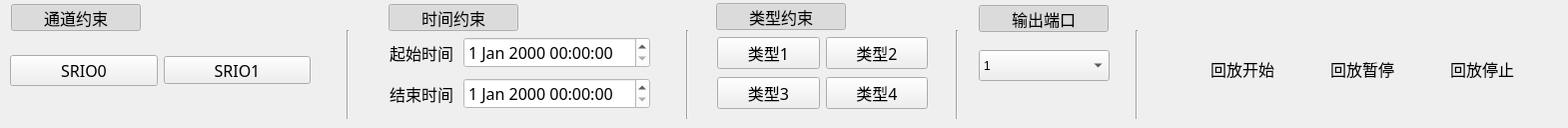
      <widget class="QWidget" name="tab_2">
       <attribute name="title">
        <string>回放</string>
       </attribute>
       <widget class="Line" name="line_8">
        <property name="geometry">
         <rect>
          <x>680</x>
          <y>30</y>
          <width>16</width>
          <height>89</height>
         </rect>
        </property>
        <property name="orientation">
         <enum>Qt::Vertical</enum>
        </property>
       </widget>
       <widget class="QPushButton" name="chkTimeSelReplay">
        <property name="geometry">
         <rect>
          <x>389</x>
          <y>4</y>
          <width>130</width>
          <height>27</height>
         </rect>
        </property>
        <property name="minimumSize">
         <size>
          <width>130</width>
          <height>26</height>
         </size>
        </property>
        <property name="maximumSize">
         <size>
          <width>130</width>
          <height>16777215</height>
         </size>
        </property>
        <property name="font">
         <font>
          <family>宋体</family>
          <pointsize>12</pointsize>
         </font>
        </property>
        <property name="text">
         <string>时间约束</string>
        </property>
        <property name="icon">
         <iconset resource="icon.qrc">
          <normaloff>:/png/png/cross-128.png</normaloff>
          <normalon>:/png/png/checkmark-128.png</normalon>:/png/png/cross-128.png</iconset>
        </property>
        <property name="iconSize">
         <size>
          <width>24</width>
          <height>24</height>
         </size>
        </property>
        <property name="checkable">
         <bool>true</bool>
        </property>
        <property name="checked">
         <bool>true</bool>
        </property>
        <property name="flat">
         <bool>false</bool>
        </property>
       </widget>
       <widget class="QPushButton" name="chkChnSelReplay">
        <property name="geometry">
         <rect>
          <x>11</x>
          <y>4</y>
          <width>130</width>
          <height>27</height>
         </rect>
        </property>
        <property name="minimumSize">
         <size>
          <width>130</width>
          <height>26</height>
         </size>
        </property>
        <property name="maximumSize">
         <size>
          <width>130</width>
          <height>16777215</height>
         </size>
        </property>
        <property name="font">
         <font>
          <family>宋体</family>
          <pointsize>12</pointsize>
         </font>
        </property>
        <property name="text">
         <string>通道约束</string>
        </property>
        <property name="icon">
         <iconset resource="icon.qrc">
          <normaloff>:/png/png/cross-128.png</normaloff>
          <normalon>:/png/png/checkmark-128.png</normalon>:/png/png/cross-128.png</iconset>
        </property>
        <property name="iconSize">
         <size>
          <width>24</width>
          <height>24</height>
         </size>
        </property>
        <property name="checkable">
         <bool>true</bool>
        </property>
        <property name="checked">
         <bool>true</bool>
        </property>
        <property name="flat">
         <bool>false</bool>
        </property>
       </widget>
       <widget class="Line" name="line_7">
        <property name="geometry">
         <rect>
          <x>340</x>
          <y>30</y>
          <width>16</width>
          <height>89</height>
         </rect>
        </property>
        <property name="orientation">
         <enum>Qt::Vertical</enum>
        </property>
       </widget>
       <widget class="QWidget" name="layoutWidget">
        <property name="geometry">
         <rect>
          <x>10</x>
          <y>40</y>
          <width>301</width>
          <height>61</height>
         </rect>
        </property>
        <layout class="QHBoxLayout" name="horizontalLayout_7">
         <item>
          <widget class="QPushButton" name="chkReplay_A">
           <property name="minimumSize">
            <size>
             <width>60</width>
             <height>28</height>
            </size>
           </property>
           <property name="font">
            <font>
             <family>宋体</family>
             <pointsize>12</pointsize>
            </font>
           </property>
           <property name="text">
            <string>SRIO0</string>
           </property>
           <property name="icon">
            <iconset resource="icon.qrc">
             <normaloff>:/png/png/cross-128.png</normaloff>
             <normalon>:/png/png/checkmark-128.png</normalon>:/png/png/cross-128.png</iconset>
           </property>
           <property name="iconSize">
            <size>
             <width>24</width>
             <height>24</height>
            </size>
           </property>
           <property name="checkable">
            <bool>true</bool>
           </property>
           <property name="flat">
            <bool>false</bool>
           </property>
          </widget>
         </item>
         <item>
          <widget class="QPushButton" name="chkReplay_B">
           <property name="minimumSize">
            <size>
             <width>60</width>
             <height>28</height>
            </size>
           </property>
           <property name="maximumSize">
            <size>
             <width>16777215</width>
             <height>28</height>
            </size>
           </property>
           <property name="font">
            <font>
             <family>宋体</family>
             <pointsize>12</pointsize>
            </font>
           </property>
           <property name="text">
            <string>SRIO1</string>
           </property>
           <property name="icon">
            <iconset resource="icon.qrc">
             <normaloff>:/png/png/cross-128.png</normaloff>
             <normalon>:/png/png/checkmark-128.png</normalon>:/png/png/cross-128.png</iconset>
           </property>
           <property name="iconSize">
            <size>
             <width>24</width>
             <height>24</height>
            </size>
           </property>
           <property name="checkable">
            <bool>true</bool>
           </property>
           <property name="flat">
            <bool>false</bool>
           </property>
          </widget>
         </item>
        </layout>
       </widget>
       <widget class="QWidget" name="layoutWidget">
        <property name="geometry">
         <rect>
          <x>390</x>
          <y>33</y>
          <width>261</width>
          <height>81</height>
         </rect>
        </property>
        <layout class="QVBoxLayout" name="verticalLayout_5">
         <item>
          <layout class="QHBoxLayout" name="horizontalLayout_39">
           <item>
            <widget class="QLabel" name="label_13">
             <property name="font">
              <font>
               <family>宋体</family>
               <pointsize>12</pointsize>
              </font>
             </property>
             <property name="text">
              <string>起始时间</string>
             </property>
            </widget>
           </item>
           <item>
            <widget class="QDateTimeEdit" name="dateTimeEditSelBegReplay">
             <property name="minimumSize">
              <size>
               <width>0</width>
               <height>30</height>
              </size>
             </property>
             <property name="font">
              <font>
               <family>宋体</family>
               <pointsize>12</pointsize>
              </font>
             </property>
             <property name="styleSheet">
              <string notr="true">background-color: rgb(255, 255, 255);</string>
             </property>
             <property name="maximumDateTime">
              <datetime>
               <hour>23</hour>
               <minute>59</minute>
               <second>59</second>
               <year>2199</year>
               <month>12</month>
               <day>31</day>
              </datetime>
             </property>
             <property name="minimumDateTime">
              <datetime>
               <hour>0</hour>
               <minute>0</minute>
               <second>0</second>
               <year>1952</year>
               <month>9</month>
               <day>14</day>
              </datetime>
             </property>
             <property name="calendarPopup">
              <bool>false</bool>
             </property>
            </widget>
           </item>
          </layout>
         </item>
         <item>
          <layout class="QHBoxLayout" name="horizontalLayout_5">
           <item>
            <widget class="QLabel" name="label_23">
             <property name="font">
              <font>
               <family>宋体</family>
               <pointsize>12</pointsize>
              </font>
             </property>
             <property name="text">
              <string>结束时间</string>
             </property>
            </widget>
           </item>
           <item>
            <widget class="QDateTimeEdit" name="dateTimeEditSelEndReplay">
             <property name="minimumSize">
              <size>
               <width>0</width>
               <height>30</height>
              </size>
             </property>
             <property name="font">
              <font>
               <family>宋体</family>
               <pointsize>12</pointsize>
              </font>
             </property>
             <property name="styleSheet">
              <string notr="true">background-color: rgb(255, 255, 255);</string>
             </property>
             <property name="maximumDateTime">
              <datetime>
               <hour>23</hour>
               <minute>59</minute>
               <second>59</second>
               <year>2199</year>
               <month>12</month>
               <day>31</day>
              </datetime>
             </property>
             <property name="minimumDateTime">
              <datetime>
               <hour>0</hour>
               <minute>0</minute>
               <second>0</second>
               <year>1952</year>
               <month>9</month>
               <day>14</day>
              </datetime>
             </property>
             <property name="calendarPopup">
              <bool>false</bool>
             </property>
            </widget>
           </item>
          </layout>
         </item>
        </layout>
       </widget>
       <widget class="QPushButton" name="chkTypeSelReplay">
        <property name="geometry">
         <rect>
          <x>717</x>
          <y>3</y>
          <width>130</width>
          <height>27</height>
         </rect>
        </property>
        <property name="minimumSize">
         <size>
          <width>130</width>
          <height>26</height>
         </size>
        </property>
        <property name="maximumSize">
         <size>
          <width>130</width>
          <height>16777215</height>
         </size>
        </property>
        <property name="font">
         <font>
          <family>宋体</family>
          <pointsize>12</pointsize>
         </font>
        </property>
        <property name="text">
         <string>类型约束</string>
        </property>
        <property name="icon">
         <iconset resource="icon.qrc">
          <normaloff>:/png/png/cross-128.png</normaloff>
          <normalon>:/png/png/checkmark-128.png</normalon>:/png/png/cross-128.png</iconset>
        </property>
        <property name="iconSize">
         <size>
          <width>24</width>
          <height>24</height>
         </size>
        </property>
        <property name="checkable">
         <bool>true</bool>
        </property>
        <property name="checked">
         <bool>true</bool>
        </property>
        <property name="flat">
         <bool>false</bool>
        </property>
       </widget>
       <widget class="Line" name="line_9">
        <property name="geometry">
         <rect>
          <x>950</x>
          <y>30</y>
          <width>16</width>
          <height>89</height>
         </rect>
        </property>
        <property name="orientation">
         <enum>Qt::Vertical</enum>
        </property>
       </widget>
       <widget class="QWidget" name="layoutWidget">
        <property name="geometry">
         <rect>
          <x>718</x>
          <y>35</y>
          <width>211</width>
          <height>76</height>
         </rect>
        </property>
        <layout class="QVBoxLayout" name="verticalLayout_7">
         <item>
          <layout class="QHBoxLayout" name="horizontalLayout_14">
           <item>
            <widget class="QPushButton" name="chkTypeReplay1">
             <property name="minimumSize">
              <size>
               <width>75</width>
               <height>30</height>
              </size>
             </property>
             <property name="font">
              <font>
               <family>宋体</family>
               <pointsize>12</pointsize>
              </font>
             </property>
             <property name="text">
              <string>类型1</string>
             </property>
             <property name="icon">
              <iconset resource="icon.qrc">
               <normaloff>:/png/png/cross-128.png</normaloff>
               <normalon>:/png/png/checkmark-128.png</normalon>:/png/png/cross-128.png</iconset>
             </property>
             <property name="iconSize">
              <size>
               <width>24</width>
               <height>24</height>
              </size>
             </property>
             <property name="checkable">
              <bool>true</bool>
             </property>
             <property name="checked">
              <bool>false</bool>
             </property>
             <property name="flat">
              <bool>false</bool>
             </property>
            </widget>
           </item>
           <item>
            <widget class="QPushButton" name="chkTypeReplay2">
             <property name="minimumSize">
              <size>
               <width>75</width>
               <height>30</height>
              </size>
             </property>
             <property name="font">
              <font>
               <family>宋体</family>
               <pointsize>12</pointsize>
              </font>
             </property>
             <property name="text">
              <string>类型2</string>
             </property>
             <property name="icon">
              <iconset resource="icon.qrc">
               <normaloff>:/png/png/cross-128.png</normaloff>
               <normalon>:/png/png/checkmark-128.png</normalon>:/png/png/cross-128.png</iconset>
             </property>
             <property name="iconSize">
              <size>
               <width>24</width>
               <height>24</height>
              </size>
             </property>
             <property name="checkable">
              <bool>true</bool>
             </property>
             <property name="flat">
              <bool>false</bool>
             </property>
            </widget>
           </item>
          </layout>
         </item>
         <item>
          <layout class="QHBoxLayout" name="horizontalLayout_15">
           <item>
            <widget class="QPushButton" name="chkTypeReplay3">
             <property name="minimumSize">
              <size>
               <width>75</width>
               <height>30</height>
              </size>
             </property>
             <property name="font">
              <font>
               <family>宋体</family>
               <pointsize>12</pointsize>
              </font>
             </property>
             <property name="text">
              <string>类型3</string>
             </property>
             <property name="icon">
              <iconset resource="icon.qrc">
               <normaloff>:/png/png/cross-128.png</normaloff>
               <normalon>:/png/png/checkmark-128.png</normalon>:/png/png/cross-128.png</iconset>
             </property>
             <property name="iconSize">
              <size>
               <width>24</width>
               <height>24</height>
              </size>
             </property>
             <property name="checkable">
              <bool>true</bool>
             </property>
             <property name="checked">
              <bool>false</bool>
             </property>
             <property name="flat">
              <bool>false</bool>
             </property>
            </widget>
           </item>
           <item>
            <widget class="QPushButton" name="chkTypeReplay4">
             <property name="minimumSize">
              <size>
               <width>75</width>
               <height>30</height>
              </size>
             </property>
             <property name="font">
              <font>
               <family>宋体</family>
               <pointsize>12</pointsize>
              </font>
             </property>
             <property name="text">
              <string>类型4</string>
             </property>
             <property name="icon">
              <iconset resource="icon.qrc">
               <normaloff>:/png/png/cross-128.png</normaloff>
               <normalon>:/png/png/checkmark-128.png</normalon>:/png/png/cross-128.png</iconset>
             </property>
             <property name="iconSize">
              <size>
               <width>24</width>
               <height>24</height>
              </size>
             </property>
             <property name="checkable">
              <bool>true</bool>
             </property>
             <property name="flat">
              <bool>false</bool>
             </property>
            </widget>
           </item>
          </layout>
         </item>
        </layout>
       </widget>
       <widget class="QWidget" name="layoutWidget">
        <property name="geometry">
         <rect>
          <x>1170</x>
          <y>29</y>
          <width>391</width>
          <height>81</height>
         </rect>
        </property>
        <layout class="QHBoxLayout" name="horizontalLayout_18">
         <item>
          <widget class="QToolButton" name="PbReplay">
           <property name="minimumSize">
            <size>
             <width>64</width>
             <height>64</height>
            </size>
           </property>
           <property name="font">
            <font>
             <family>宋体</family>
             <pointsize>12</pointsize>
            </font>
           </property>
           <property name="cursor">
            <cursorShape>PointingHandCursor</cursorShape>
           </property>
           <property name="styleSheet">
            <string notr="true">color: rgb(0, 0, 0);</string>
           </property>
           <property name="text">
            <string>回放开始</string>
           </property>
           <property name="icon">
            <iconset resource="icon.qrc">
             <normaloff>:/png/png/play-128.png</normaloff>:/png/png/play-128.png</iconset>
           </property>
           <property name="iconSize">
            <size>
             <width>40</width>
             <height>40</height>
            </size>
           </property>
           <property name="checkable">
            <bool>false</bool>
           </property>
           <property name="toolButtonStyle">
            <enum>Qt::ToolButtonTextUnderIcon</enum>
           </property>
           <property name="autoRaise">
            <bool>true</bool>
           </property>
          </widget>
         </item>
         <item>
          <widget class="QToolButton" name="PbReplayPause">
           <property name="minimumSize">
            <size>
             <width>64</width>
             <height>64</height>
            </size>
           </property>
           <property name="font">
            <font>
             <family>宋体</family>
             <pointsize>12</pointsize>
            </font>
           </property>
           <property name="cursor">
            <cursorShape>PointingHandCursor</cursorShape>
           </property>
           <property name="styleSheet">
            <string notr="true">color: rgb(0, 0, 0);</string>
           </property>
           <property name="text">
            <string>回放暂停</string>
           </property>
           <property name="icon">
            <iconset resource="icon.qrc">
             <normaloff>:/png/png/pause-128.png</normaloff>:/png/png/pause-128.png</iconset>
           </property>
           <property name="iconSize">
            <size>
             <width>40</width>
             <height>40</height>
            </size>
           </property>
           <property name="checkable">
            <bool>true</bool>
           </property>
           <property name="toolButtonStyle">
            <enum>Qt::ToolButtonTextUnderIcon</enum>
           </property>
           <property name="autoRaise">
            <bool>true</bool>
           </property>
          </widget>
         </item>
         <item>
          <widget class="QToolButton" name="PbReplayStop">
           <property name="minimumSize">
            <size>
             <width>64</width>
             <height>64</height>
            </size>
           </property>
           <property name="font">
            <font>
             <family>宋体</family>
             <pointsize>12</pointsize>
            </font>
           </property>
           <property name="cursor">
            <cursorShape>PointingHandCursor</cursorShape>
           </property>
           <property name="styleSheet">
            <string notr="true">color: rgb(0, 0, 0);</string>
           </property>
           <property name="text">
            <string>回放停止</string>
           </property>
           <property name="icon">
            <iconset resource="icon.qrc">
             <normaloff>:/png/png/stop-128.png</normaloff>:/png/png/stop-128.png</iconset>
           </property>
           <property name="iconSize">
            <size>
             <width>40</width>
             <height>40</height>
            </size>
           </property>
           <property name="checkable">
            <bool>false</bool>
           </property>
           <property name="toolButtonStyle">
            <enum>Qt::ToolButtonTextUnderIcon</enum>
           </property>
           <property name="autoRaise">
            <bool>true</bool>
           </property>
          </widget>
         </item>
        </layout>
       </widget>
       <widget class="Line" name="line_13">
        <property name="geometry">
         <rect>
          <x>1130</x>
          <y>30</y>
          <width>16</width>
          <height>89</height>
         </rect>
        </property>
        <property name="orientation">
         <enum>Qt::Vertical</enum>
        </property>
       </widget>
       <widget class="QPushButton" name="chkChanSelReplay">
        <property name="geometry">
         <rect>
          <x>980</x>
          <y>5</y>
          <width>130</width>
          <height>27</height>
         </rect>
        </property>
        <property name="minimumSize">
         <size>
          <width>130</width>
          <height>26</height>
         </size>
        </property>
        <property name="maximumSize">
         <size>
          <width>130</width>
          <height>16777215</height>
         </size>
        </property>
        <property name="font">
         <font>
          <family>宋体</family>
          <pointsize>12</pointsize>
         </font>
        </property>
        <property name="text">
         <string>输出端口</string>
        </property>
        <property name="icon">
         <iconset resource="icon.qrc">
          <normaloff>:/png/png/cross-128.png</normaloff>
          <normalon>:/png/png/checkmark-128.png</normalon>:/png/png/cross-128.png</iconset>
        </property>
        <property name="iconSize">
         <size>
          <width>24</width>
          <height>24</height>
         </size>
        </property>
        <property name="checkable">
         <bool>true</bool>
        </property>
        <property name="checked">
         <bool>true</bool>
        </property>
        <property name="flat">
         <bool>false</bool>
        </property>
       </widget>
       <widget class="QComboBox" name="outcom">
        <property name="geometry">
         <rect>
          <x>980</x>
          <y>50</y>
          <width>131</width>
          <height>31</height>
         </rect>
        </property>
        <item>
         <property name="text">
          <string>1</string>
         </property>
        </item>
        <item>
         <property name="text">
          <string>2</string>
         </property>
        </item>
        <item>
         <property name="text">
          <string>3</string>
         </property>
        </item>
        <item>
         <property name="text">
          <string>4</string>
         </property>
        </item>
        <item>
         <property name="text">
          <string>5</string>
         </property>
        </item>
        <item>
         <property name="text">
          <string>6</string>
         </property>
        </item>
        <item>
         <property name="text">
          <string>7</string>
         </property>
        </item>
        <item>
         <property name="text">
          <string>8</string>
         </property>
        </item>
        <item>
         <property name="text">
          <string>9</string>
         </property>
        </item>
        <item>
         <property name="text">
          <string>10</string>
         </property>
        </item>
        <item>
         <property name="text">
          <string>11</string>
         </property>
        </item>
        <item>
         <property name="text">
          <string>12</string>
         </property>
        </item>
        <item>
         <property name="text">
          <string>13</string>
         </property>
        </item>
        <item>
         <property name="text">
          <string>14</string>
         </property>
        </item>
       </widget>
      </widget>
